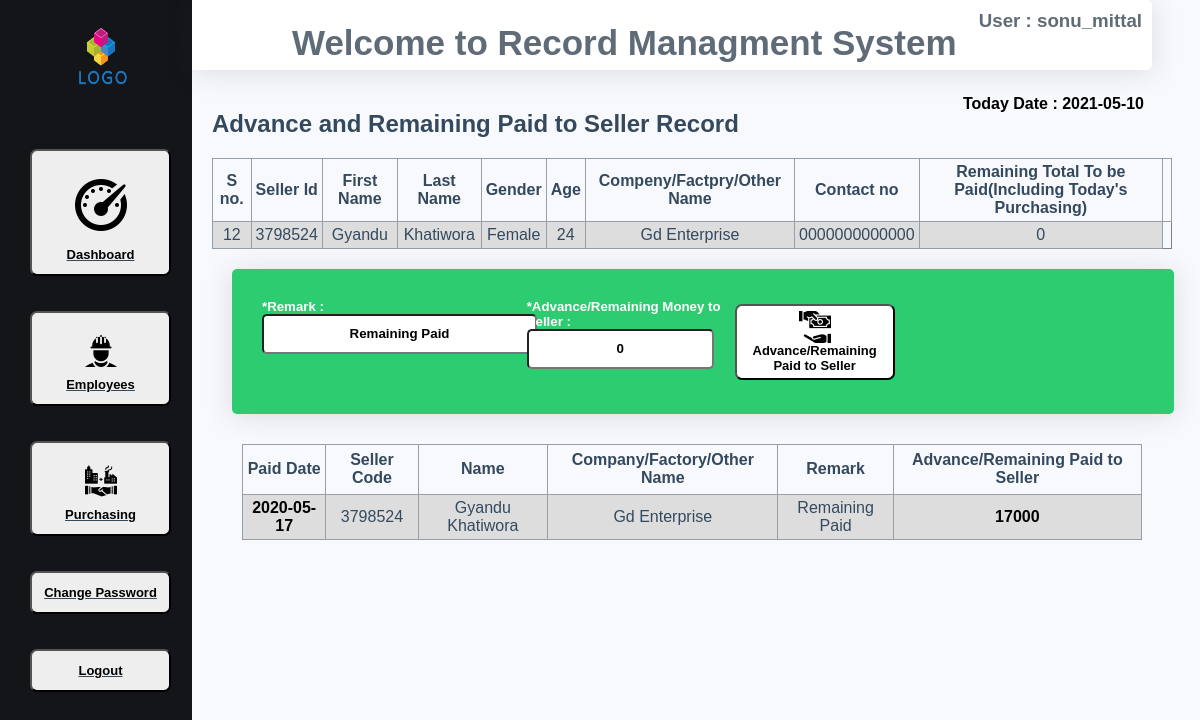
Screenshot of /admin_index.php?advance_remaining_paid_to_seller_record&user=sonu_mittal&purchase_id=12 (signed in) with the database file from the repository.
### tables this page shows
CREATE TABLE IF NOT EXISTS `seller_profile` (
  `id` int(10) NOT NULL AUTO_INCREMENT,
  `seller_profile_uniqe_code` varchar(10) NOT NULL,
  `seller_first_name` varchar(30) NOT NULL,
  `seller_last_name` varchar(30) NOT NULL,
  `gender` varchar(10) NOT NULL,
  `age` varchar(20) NOT NULL,
  `seller_company_factory_other_name` varchar(40) NOT NULL,
  `seller_contact_no` varchar(15) NOT NULL,
  `seller_full_address` varchar(50) NOT NULL,
  `seller_profile_creation_date` date NOT NULL,
  PRIMARY KEY (`id`)
);

CREATE TABLE IF NOT EXISTS `advance_remaining_paid_to_seller_record` (
  `id` int(11) NOT NULL AUTO_INCREMENT,
  `paid_date` date NOT NULL,
  `seller_profile_s_no_id` varchar(30) NOT NULL,
  `seller_name` varchar(30) NOT NULL,
  `seller_code` varchar(30) NOT NULL,
  `company_factory_other_name` varchar(40) NOT NULL,
  `remark` varchar(50) NOT NULL,
  `advance_remainning_paid` varchar(30) NOT NULL,
  PRIMARY KEY (`id`)
);

### 7_purchaing_from_seller_table1_for_include.php (the view)
    <?php
 include_once('connection.php');
    if(!isset($_SESSION['logged'])&&$_SEESION['logged2']!='true')
    {
        echo "<script>window.location.assign('index.php')</script>";
        exit();
    }
    else
    { ?>
    <table border="1" class="show_table" width="83%">
        <tr height="50px">
            <th>S no.</th>
            <th>Seller Id</th>
            <th>First Name</th>
            <th>Last Name</th>
            <th>Gender</th>
            <th>Age</th>
            <th>Compeny/Factpry/Other Name</th>
            <th>Contact no</th>
            <th>Remaining Total To be Paid(Including Today's Purchasing)<th>
        </tr>
        <?php
        $id=$_GET['purchase_id'];
$query="select * from seller_profile where id='$id'";
    $row=mysqli_query($connection,$query);
    $result=mysqli_fetch_array($row);
echo "<tr><td>".$result['0']."</td>";
echo "<td>".$result['1']."</td>";
echo "<td>".$result['2']."</td>";
echo "<td>".$result['3']."</td>";
echo "<td>".$result['4']."</td>";
echo "<td>".$result['5']."</td>";
echo "<td>".$result['6']."</td>";
echo "<td>".$result['7']."</td>";
     $remaining_total=0;
     $query="select * from purchaing_from_seller where seller_profile_s_no_id='$id'";
    $row=mysqli_query($connection,$query);
    while($record1=mysqli_fetch_array($row))
    {
        $remaining_total=$remaining_total+($record1['9']-$record1['11']);
    }
         $advance_remaining_paid_total=0;
     $query="select * from advance_remaining_paid_to_seller_record where seller_profile_s_no_id='$id'";
    $row=mysqli_query($connection,$query);
    while($record1=mysqli_fetch_array($row))
    {
        $advance_remaining_paid_total=$advance_remaining_paid_total+$record1['7'];
    }
$remaining_total=$remaining_total-$advance_remaining_paid_total;
            if($remaining_total<0)
       {
echo "<td style='font-weight:800;color:red;'>$remaining_total</td>";
       }
        else if($remaining_total===0)
       {
echo "<td>$remaining_total</td>";
       }
       else
       {
    echo "<td style='font-weight:800;color:#000;'>".$remaining_total."</td></tr>";
       }
        ?>
    </table>
    <?php } ?>

### 9_advance_remaining_paid_to_seller_record.php (shortened to what this page needs)
    <?php
 include_once('connection.php');
    if(!isset($_SESSION['logged'])&&$_SEESION['logged2']!='true')
    {
        echo "<script>window.location.assign('index.php')</script>";
        exit();
    }
    else
    { ?>
<?php
 include_once('7_purchaing_from_seller_table1_for_include.php');
    ?>
<?php
         $id=$_GET['purchase_id'];
         ?>
<div class="time_button" style="background:#2ecc71;height:105px;">
        <form action="" method="post" name="logon3" submit="return validate(true)" style="margin:10px;">
            <div style="width:30%;float:left;">
             <h5 style="color:#fff;display:inline-block;margin:0px;padding:0px;">*Remark  : </h5>
            <input type="text" name="remark" placeholder=" Remark for Memory" value="Remaining Paid" maxlength="40" required style='width:275px;border-radius:5px;height:40px;font-weight:700;text-align:center;'>
                </div>
            <div style="width:23%;float:left;">
            <h5 style="color:#fff;display:inline-block;margin:0px;padding:0px;">*Advance/Remaining Money to Seller : </h5>
            <input type="text" pattern="\d*" name="advance_remaining" placeholder=" Advance/Remaining" value="0" maxlength="30" required style='border-radius:5px;height:40px;font-weight:700;text-align:center;'>
            </div>
            <button type="submit" name="advance_remaining_paid_button" style="width:160px;margin:5px;padding:5px;float:left;"><img src="images/pay.png" alt="present"> Advance/Remaining Paid to Seller</button>
        </form>
    </div>
<div class="advance_remining_paid" style="margin:30px;">
<table border="1" class="show_table" width="83%">
        <tr height="50px">
            <th>Paid Date</th>
            <th>Seller Code</th>
            <th>Name</th>
            <th>Company/Factory/Other Name</th>
            <th>Remark</th>
            <th>Advance/Remaining Paid to Seller</th>
        </tr>
        <?php
$query="select * from advance_remaining_paid_to_seller_record where seller_profile_s_no_id
='$id' order by id desc";
    $row=mysqli_query($connection,$query);
    while($result=mysqli_fetch_array($row))
    {
echo "<tr><td style='font-weight:800;color:#000;'>".$result['1']."</td>";
echo "<td>".$result['4']."</td>";
echo "<td>".$result['3']."</td>";
echo "<td>".$result['5']."</td>";
echo "<td>".$result['6']."</td>";
echo "<td style='font-weight:800;color:#000;'>".$result['7']."</td></tr>";
        ?>
   <?php } ?>
    </table>
</div>
    <?php } ?>

### css/css.css (style rules this page uses)
body,html { margin: 0; padding: 0; height: 100%; color: #34495e; background:#F8F9FC; font-family: arial, sans-serif; }
table { border-collapse: collapse; width: 100%; }
td, th { border: 1px solid #949faa; text-align: center; padding: 4px; }
tr:nth-child(even) { background-color: #dddddd; }
.nav nav button,section .content button { display: block; text-align: center; padding: 12px; width: 141px; margin: 35px 30px; border-radius: 7px; font-size: 13px; font-weight: 700; background: #fff; }
.time_button { width: 94%; height: 90px; margin: 20px; padding: 20px; background: #c0392b; border-radius: 5px; -webkit-box-shadow: 0 .15rem 1.75rem 0 rgba(58,59,69,.15)!important; box-shadow: 0 .15rem 1.75rem 0 rgba(58,59,69,.15)!important; }
.content .time_button form button { float: left; margin: 18px; padding:10px; font-weight: 700; }
.advance_remining_paid { width: }

### rows the page displays
seller_profile: id "12", seller_profile_uniqe_code "3798524", seller_first_name "Gyandu", seller_last_name "Khatiwora", gender "Female", age "24", seller_company_factory_other_name "Gd Enterprise", seller_contact_no "0000000000000"
advance_remaining_paid_to_seller_record: paid_date "2020-05-17", seller_code "3798524", seller_name "Gyandu Khatiwora", company_factory_other_name "Gd Enterprise", remark "Remaining Paid", advance_remainning_paid "17000"

### other values shown
$session_name "sonu_mittal"
$remaining_total "0"
